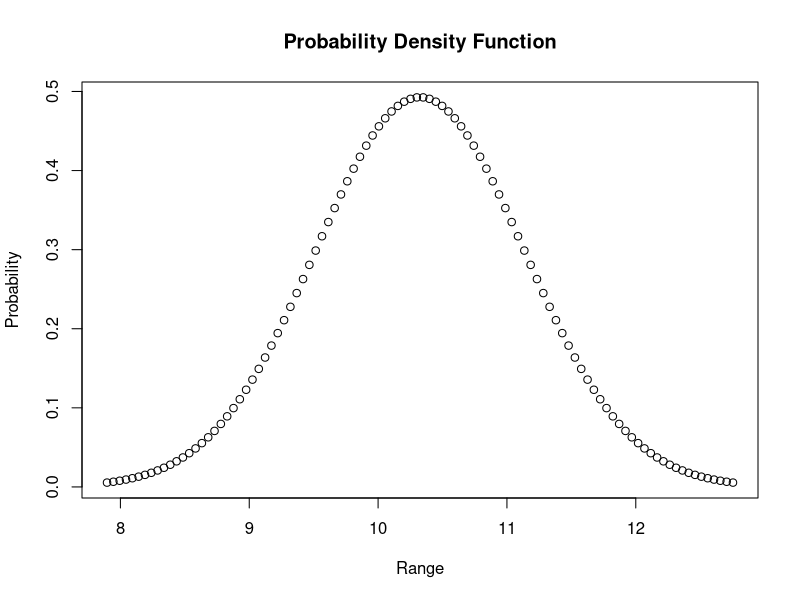
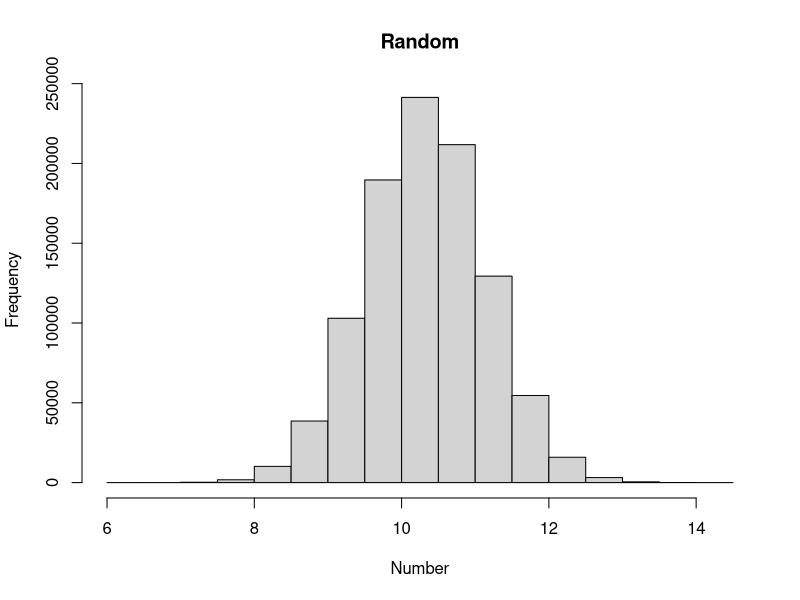

Write the R code that produced these figures, in order.
## ---- chunk 1
knitr::opts_chunk$set(echo = TRUE)
## ---- chunk 2
set.seed(20121865)
## ---- chunk 3
rnorm(1,10,2)
## ---- chunk 4
sqrt(rchisq(1,df=2))
## ---- chunk 5
mu = 10.32528
sd = 0.8096723
## ---- chunk 6
mu - 3 * sd
## ---- chunk 7
mu + 3 * sd
## ---- chunk 8
minimum = mu - 3 * sd
maximum = mu + 3 * sd
x <- seq(minimum, maximum, len = 100)
## ---- chunk 9
plot(x, dnorm(x, mu, sd),
     ylab = "Probability",
     xlab = "Range",
     main = "Probability Density Function")
## ---- chunk 10
pnorm(mu + 2 * sd, mu, sd) - pnorm(mu - sd, mu, sd)
## ---- chunk 11
r = rnorm(1e6, mu, sd)
## ---- chunk 12
hist(r,
     ylab = "Frequency",
     xlab = "Number",
     main = "Random")
## ---- chunk 13
w <- c(102.5, 102.9, 99.9, 101.9, 101.3, 98.9, 96.5, 97.7, 101.8,
       100.3)
## ---- chunk 14
n = length(w)
SEM = sd(w)/sqrt(n)
1 - pnorm(mean(w), 100, SEM)
## ---- chunk 15
t.test(w,mu=100,alternative="greater")
## ---- chunk 16
t.test(w,mu=100,conf.level=0.95,alt="g")
## ---- chunk 17
t.test(w,mu=100,conf.level=0.99,alt="g")
## ---- chunk 18
dbinom(1, 7, 0.4)
## ---- chunk 19
1 - pbinom(2, 7, 0.4)
## ---- chunk 20
mu = 7*0.4
sigma = sqrt(7*0.4*(1 - 0.4))
SEM = sigma/sqrt(7)
1 - pnorm(mu, 5, SEM)
